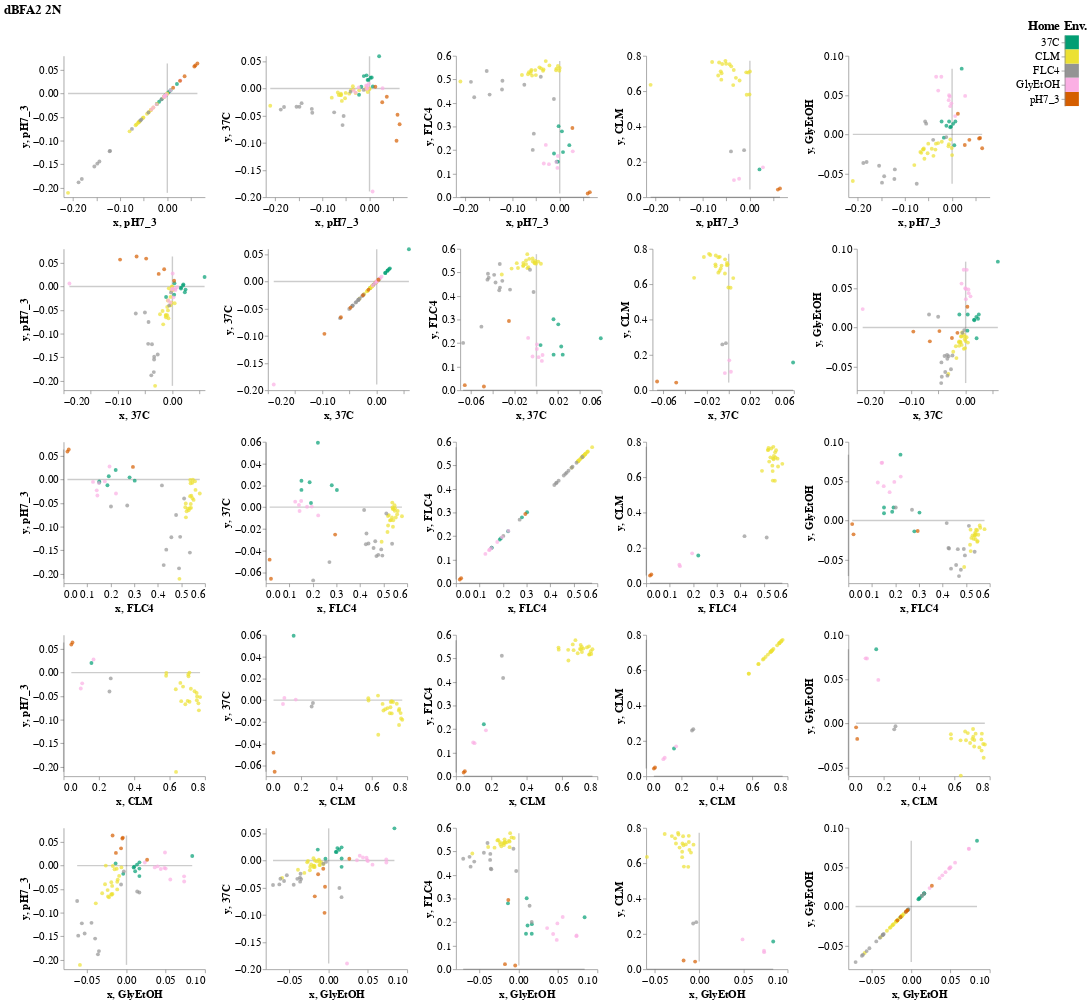

The notebook cell saved with this chart:
### Code cell
big_scatter('dBFA2_2N', ['pH7_3', '37C', 'FLC4', 'CLM', 'GlyEtOH'], ['pH7_3', '37C', 'FLC4', 'CLM', 'GlyEtOH']).properties(title='dBFA2 2N')
